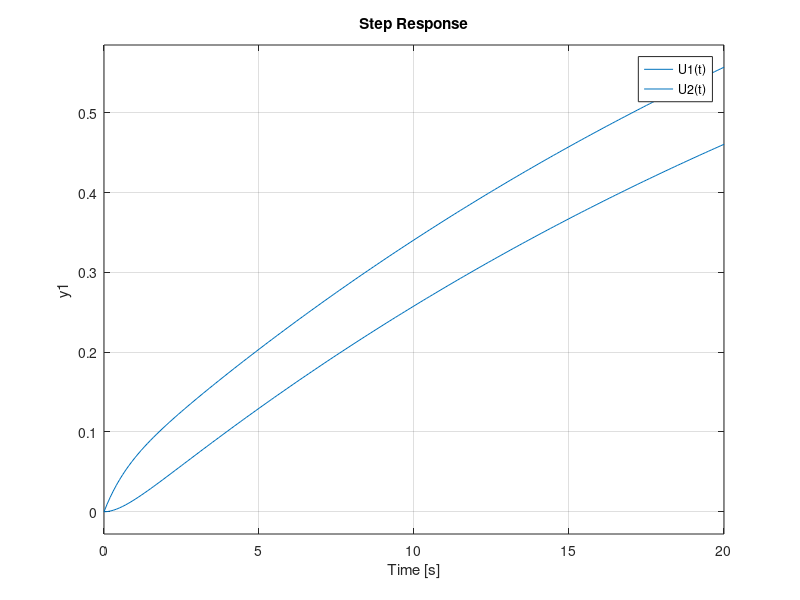

This chart was generated by the following MATLAB code:
clearvars; clc
close all

%% Parameters

tau = 2; %sec
tau_0 = 10; %sec
A = 10; %ft^2
t = (0:0.1:20);

%% Metric of state 

a = [(-2/tau - 1/tau_0) 1/tau 1/tau; 1/tau -2/tau 1/tau; 1/tau 1/tau -2/tau];
b = [1/A 0; 0 1/A; 0 0];
b1 =[1/A ; 0 ; 0 ];
b2 =[0; 1/A; 0];
c = [0 1 0];
d = [0];

%% System 1, step inputs u1 and u2 both active
%system_Q1 = ss(a,b,c,d);
%step(system_Q1, t);

%% System 2, only step input u1 active 
system_Q2 = ss(a,b1,c,d);


%% System 3, only step input u2 active 
system_Q3 = ss(a,b2,c,d);

%% Plot

step(system_Q2, t);
hold on;
title('Step Response to Hydralic System');
xlabel('Time [s]');
ylabel(' Y [Height]');
step(system_Q3, t);
legend('U1(t)', 'U2(t)')
